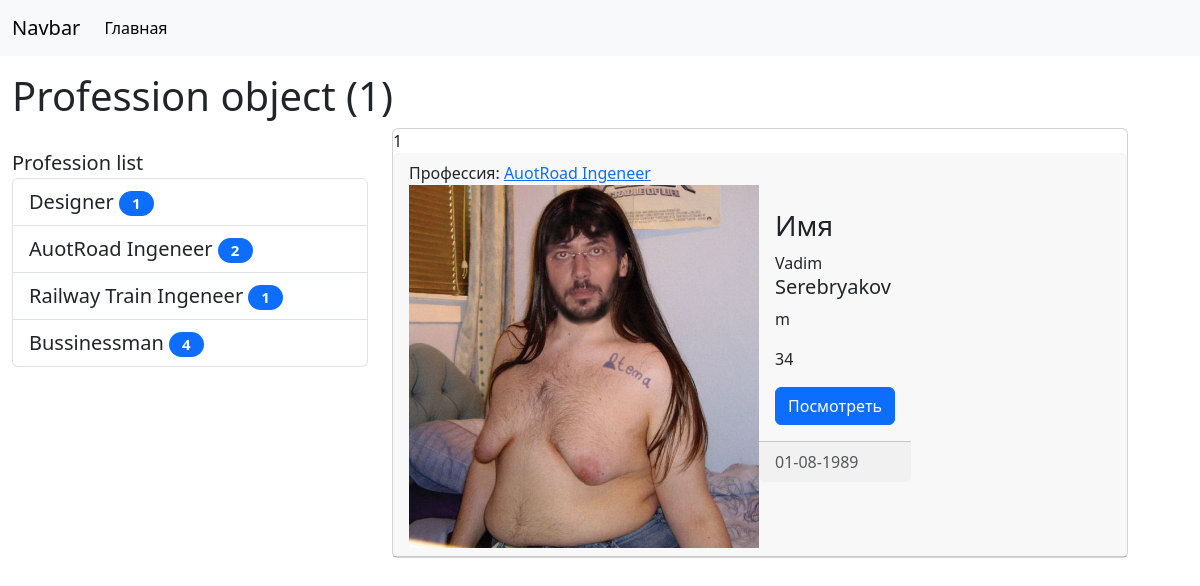
Page /profession/1 on the committed database.
### main/models.py (models this page shows, shortened)
class Profession(models.Model):
    title = models.CharField(max_length=100, db_index=True, verbose_name='Профессия')
    def get_absolut_url(self):
        return reverse_lazy('profession', kwargs={'pk': self.pk})
    class Meta:
        verbose_name = 'Профессия'
        verbose_name_plural = 'Профессии'
        ordering = ['title']

class Human(models.Model):
    human_choices = {'m': 'male',
                     'f': 'female'}
    name = models.CharField(max_length=50, verbose_name='Имя')
    last_name = models.CharField(max_length=50, verbose_name='Фамилия')
    sex = models.CharField(max_length=1, choices=human_choices, verbose_name='Пол')
    age = models.IntegerField(verbose_name='Возраст')
    born_at = models.DateField(verbose_name='Дата рождения')
    photo = models.ImageField(upload_to='media/%Y/%m/%d', null=True, default='Null', verbose_name='Фото')
    profession = models.ForeignKey('profession', on_delete=models.PROTECT, null=True, verbose_name='Профессия')
    class Meta:
        verbose_name = "Человек"
        verbose_name_plural = "Люди"
        ordering = ['-born_at']

### main/views.py (the view)
# urls.py: path('profession/<int:pk>', HumanProfession.as_view(), name='profession'),
class HumanProfession(ListView):
    model = Human
    template_name = 'NewsProject/Profession.html'
    context_object_name = 'human'
    allow_empty = False
    def get_context_data(self, *, object_list=None, **kwargs):
        context = super().get_context_data(**kwargs)
        context['title'] = Profession.objects.get(pk=self.kwargs['pk'])
        return context
    def get_queryset(self):
        return Human.objects.filter(pk=self.kwargs['pk']).select_related('profession')

### main/templatetags/newsproject_tags.py (called while the page is built)
@register.simple_tag(name='get_list_professions')
def get_professions():
    return Profession.objects.all()

@register.inclusion_tag('NewsProject/List_professions.html')
def show_professions(arg1='Profession', arg2='list'):
    professions = Profession.objects.annotate(cnt=Count('human')).filter(cnt__gt=0)
    return {'professions': professions, 'arg1': arg1, 'arg2': arg2}

### main/templates/NewsProject/Profession.html (shortened to what this page needs)
{% extends 'base.html' %}
{% block sidebar %}
{% include 'inc/_sidebar.html' %}
{% endblock %}
{% block content %}
{% for item in human %}
<div class="card mb-3">
    {{ forloop.counter }}
    <div class="card-header">
        Профессия: <a href="{% url 'profession' item.profession.pk %}">{{ item.profession.title }}</a>
        <div class="media" style="display: flex">
            <div class="media-photo">
                {% if item.photo %}
                <img src="{{ item.photo.url }}" class='mr-3' width='350' alt="Photo">
                {% else %}
                <h6>Фото отсутствует</h6>
                {% endif %}
            </div>
            <div class="media-body">
                <div class="card-body">
                    {% autoescape off %}
                    <h5 class="card-title">{{ item.name }}</h5>
                    {% endautoescape %}
                    <h5 class="card-title">{{ item.last_name }}</h5>
                    <p class="card-text">{{ item.sex }}</p>
                    <p class="card-text">{{ item.age }}</p>
                    <a href="#" class="btn btn-primary">Посмотреть</a>
                </div>
                <div class="card-footer text-body-secondary">
                    {{ item.born_at|date:'d-m-Y' }}
                </div>
            </div>
        </div>
    </div>
</div>
{% endfor %}
{% endblock %}

### templates/base.html (shortened to what this page needs)
{% include 'inc/_nav.html' %}
{% load static %}
<!doctype html>
<html lang="en">
<head>
    <link href="https://cdn.jsdelivr.net/npm/bootstrap@5.3.2/dist/css/bootstrap.min.css" rel="stylesheet"
>
    <link href="{% static 'css/style.css' %}" rel="stylesheet">
</head>
<body>
<div class="container mt-3" style="margin-left: 0px;">
    <h1>{{ title }}</h1>
    <div class="row">
        <div class="col-md-4">
            {% block sidebar %}SIDEBAR{% endblock %}
        </div>
        <div class="col-md-8">
            {% block content %}CONTENT{% endblock %}
        </div>
    </div>
</div>
</body>
</html>

### main/templates/NewsProject/List_professions.html
{% load newsproject_tags %}
<div class="list-group" style="height: 20px; margin-top: 20px; font-size: 20;">
    {{ arg1 }} {{ arg2 }}
    {% for pr in professions %}
    <a href="{{ pr.get_absolut_url }}" class="list-group-item list-group-item-action">{{ pr.title }}<span
            class="badge bg-primary rounded-pill"
            style="width: 35px; color: wight; margin-left: 5px;">{{ pr.cnt }}</span></a>
    {% endfor %}
</div>

### NewsProject/static/css/style.css (style rules this page uses)
body { backgroundcolor = #ccc; }

### rows in the picture
Profession: id "Profession object (1)", title "Designer", cnt "1"
Profession: title "AuotRoad Ingeneer", cnt "2"
Profession: title "Railway Train Ingeneer", cnt "1"
Profession: title "Bussinessman", cnt "4"
Human: profession "AuotRoad Ingeneer", photo (picture), name "Имя Vadim", last_name "Serebryakov", sex "m", age "34", born_at "01-08-1989"

### other values in the picture
{{ arg1 }} "Profession"
{{ arg2 }} "list"
